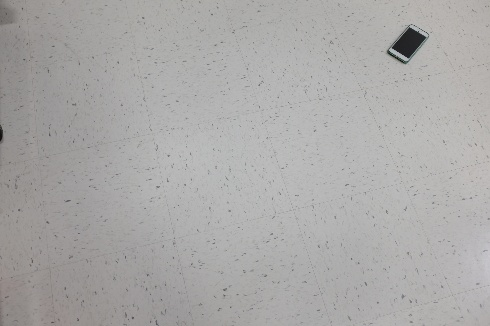
#> input picture find_phone/0.jpg, 490 x 326 px
$ python find_phone.py find_phone/0.jpg   (older library calls are emulated)
#> lines starting #> are read from the running program, lines starting #| are printed output that depends on the picture; after the words box and inside, x2 and y2 are one past the last pixel; in counts of white or black regions, pixels touching at a corner belong together
### train_phone_finder.py
import scipy
from scipy import signal
import numpy as np
import cv2
from matplotlib import pyplot as plt
import os
from random import randint
import numpy as np
import scipy.stats as st
from skimage.color import rgb2gray
import sys

#Function that takes in the path of the image and spits out the
#normalized centroid location of the phone with respect to the image dimentions
#It finds only one possible object

def findCentroid(path):
    # reading the image as a greyscale
#> called with path = 'find_phone/0.jpg'
    img =cv2.imread(path,0)
#> img: shape (326, 490); min 9, max 201, mean 169.4
    #getting image dimensions
    h ,w = np.shape(img)
#> h = 326; w = 490
    #using a smoothing filer of size 8x8 to remove noise
    img = cv2.blur(img,(8,8))
    #converting to binary using a value of 60 as the threshold, pixels with any value above this is a differnet class
    _,thresh2 = cv2.threshold(img,60,255,cv2.THRESH_BINARY_INV)
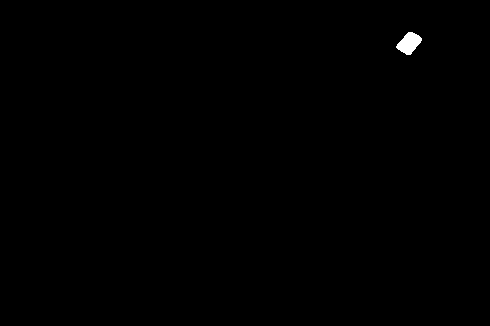
#> thresh2: shape (326, 490); 0.23% white; 1 white region
    #getting the contours as a list of objects
    _,contours,_ = cv2.findContours(thresh2, cv2.RETR_EXTERNAL, cv2.CHAIN_APPROX_SIMPLE)
#> contours = 1 contour; box (x1, y1, x2, y2) and area: (396, 32, 422, 55) 333
    if len(contours)<1:
        return (0,0)         #if no contous are found return the center to be (0,0) i.e trhe origin
    # consider the first contour
    cnt = contours[0]
#> cnt = contour of 30 points, box (x1, y1, x2, y2) (396, 32, 422, 55), area 333
    # getting the dimentions of minimum area rectangle that surrounds the 1st contour in the list
    # rect contains the following tuple ( center (x,y), (width, height), angle of rotation )
    rect = cv2.minAreaRect(cnt)
#> rect = ((408.8, 42.65), (23.5, 16.53), -50.71)
    # returing the normalized coordinates of the center
    return (rect[0][0]/w,rect[0][1]/h)

# [22 lines left out: function main, not called in this run]

# [2 lines that do not run on import are left out]

### find_phone.py
from train_phone_finder import findCentroid
import sys
def main():
    path = sys.argv[1]  #getting the path of the test image
    x,y = findCentroid(path)   #computing the normalized centre of the phone location in the image
#> x = 0.834; y = 0.131
    print('{:0.4} {:0.4}'.format(x,y)) #displayng the normalized location corect to 4 decimals
#| 0.8343 0.1308
if __name__ == '__main__':
    main()

$ run again, on find_phone/10.jpg
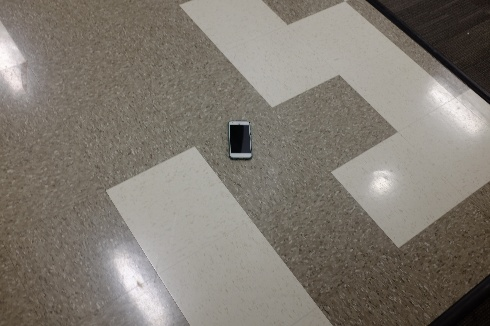
#> input picture find_phone/10.jpg, 490 x 326 px
#> in findCentroid, `img = cv2.blur(img,(8,8))`:
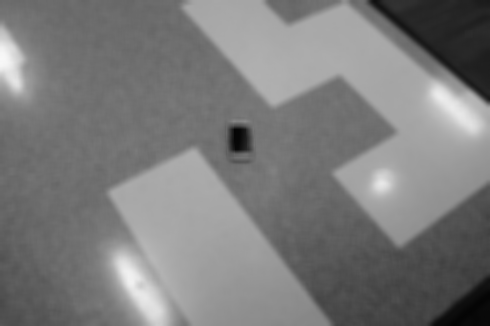
#> img: shape (326, 490); min 4, max 248, mean 123.1
#> in findCentroid, `_,thresh2 = cv2.threshold(img,60,255,cv2.THRESH_BINARY_INV)`:
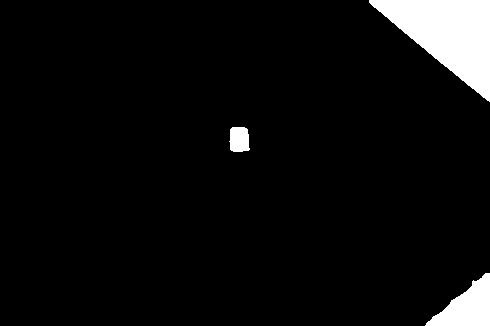
#> thresh2: shape (326, 490); 5.5% white; 3 white regions
#> contours = 3 contours; box (x1, y1, x2, y2) and area: (369, 0, 490, 102) 6270, (425, 273, 490, 326) 1776, (229, 127, 250, 152) 415
#> cnt = contour of 44 points, box (x1, y1, x2, y2) (425, 273, 490, 326), area 1776
#> rect = ((457, 299), (52, 64), -90)
#> x = 0.933; y = 0.917
#| 0.9327 0.9172

$ run again, on find_phone/105.jpg
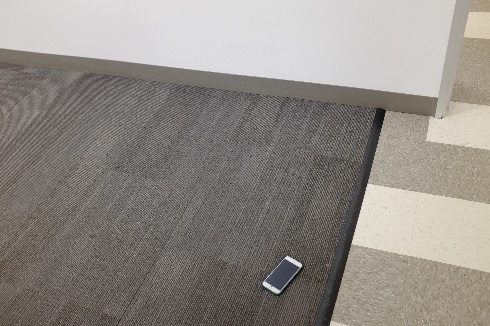
#> input picture find_phone/105.jpg, 490 x 326 px
#> in findCentroid, `img = cv2.blur(img,(8,8))`:
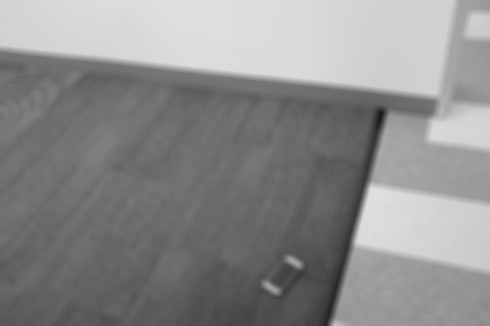
#> img: shape (326, 490); min 25, max 223, mean 140.2
#> in findCentroid, `_,thresh2 = cv2.threshold(img,60,255,cv2.THRESH_BINARY_INV)`:
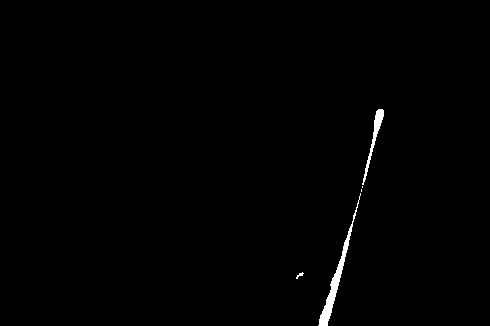
#> thresh2: shape (326, 490); 0.66% white; 5 white regions (2 under 20 px)
#> contours = 5 contours, 3 with area under 20; largest, box (x1, y1, x2, y2) and area: (318, 193, 361, 326) 566, (362, 109, 384, 185) 242
#> cnt = contour of 15 points, box (x1, y1, x2, y2) (296, 272, 304, 279), area 12
#> rect = ((299.1, 274.8), (8.57, 3.26), -30.96)
#> x = 0.61; y = 0.843
#| 0.6104 0.8431
